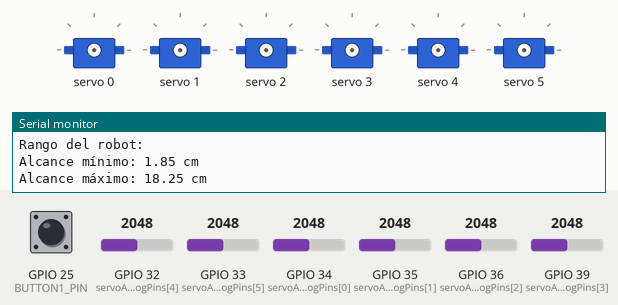
A sketch run on a simulated ESP32. On the bench: 6 × servo, the last lines printed to the serial monitor. Inputs (shaded band) come from the test bench; at power-on: GPIO 25 (BUTTON1_PIN) HIGH, GPIO 35 (servoAnalogPins[1]) = 2048, GPIO 32 (servoAnalogPins[4]) = 2048, GPIO 33 (servoAnalogPins[5]) = 2048, GPIO 34 (servoAnalogPins[0]) = 2048, GPIO 36 (servoAnalogPins[2]) = 2048, GPIO 39 (servoAnalogPins[3]) = 2048.

Above: at 1.2 s.
1.3 s: GPIO 25 (BUTTON1_PIN) pulled LOW for 0.15 s
At 3.1 s:
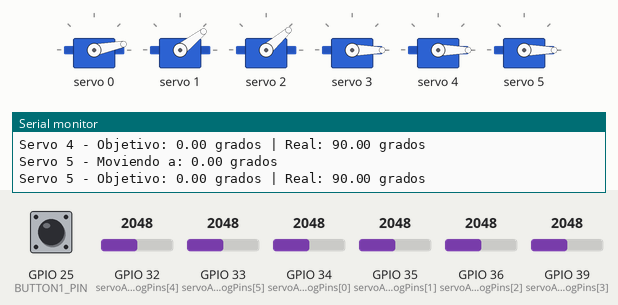
4.4 s: GPIO 35 (servoAnalogPins[1]) set to 76
7.2 s: GPIO 35 (servoAnalogPins[1]) set to 62
8.7 s: GPIO 25 (BUTTON1_PIN) pulled LOW for 1 s
At 14.1 s:
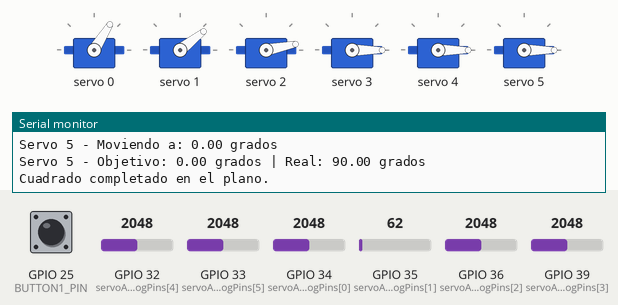
14.5 s: GPIO 25 (BUTTON1_PIN) pulled LOW for 3.2 s
At 17.6 s:
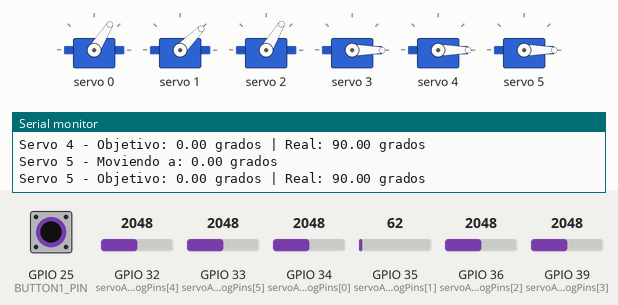
Timing chart, 0 to 20.4 s (numbered marks = the images above; inputs shaded):
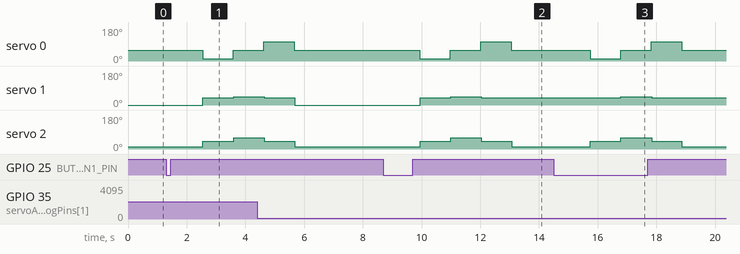

Measured:
- after the input at 1.3 s, servo 0: 58° → 11° after 1.2 s, → 58° 1.0 s later; servo 1: 0° → 38° after 1.3 s, → 45° 1.0 s later; servo 2: 11° → 41° after 1.3 s, → 59° 1.0 s later
- after the input at 7.2 s, every drawn part: stays the same
- after the input at 8.7 s, servo 0: 58° → 11° after 1.2 s, → 58° 1.0 s later, → 103° 1.0 s later, → 58° 1.0 s later; servo 1: 0° → 38° after 1.2 s, → 45° 1.0 s later, → 38° 1.0 s later; servo 2: 11° → 41° after 1.2 s, → 59° 1.0 s later, → 41° 1.0 s later, → 11° 1.0 s later
- after the input at 14.5 s, servo 0: 58° → 11° after 1.2 s, → 58° 1.0 s later, → 103° 1.0 s later, → 58° 1.0 s later; servo 1: 38° → 45° after 2.3 s, → 38° 1.0 s later; servo 2: 11° → 41° after 1.2 s, → 59° 1.0 s later, → 41° 1.0 s later, → 11° 1.0 s later

The sketch:

Cinematica_inversa.ino
```cpp
#include <Wire.h>
#include <Adafruit_PWMServoDriver.h>

// Configuración del PCA9685
Adafruit_PWMServoDriver pwm = Adafruit_PWMServoDriver();
#define SERVO_MIN 102 // Valor PWM para 0 grados
#define SERVO_MAX 512 // Valor PWM para 140 grados

// Pines
#define NUM_SERVOS 6
int servoAnalogPins[NUM_SERVOS] = {34, 35, 36, 39, 32, 33}; // Pines analógicos para retroalimentación
#define BUTTON1_PIN 25 // Botón para calcular cinemática inversa

// Pines I2C de la ESP32 WROOM 38 pines
#define SDA_PIN 21
#define SCL_PIN 22

// Longitudes de los eslabones del robot (cm)
#define L1 3.2
#define L2 2.1
#define L3 10.05
#define L4 8.2
#define L5 4.3

void setup() {
  Serial.begin(115200);

  // Inicializar comunicación I2C en pines específicos
  Wire.begin(SDA_PIN, SCL_PIN);

  pwm.begin();
  pwm.setPWMFreq(50); // Frecuencia de los servos (50 Hz)

  for (int i = 0; i < NUM_SERVOS; i++) {
    pinMode(servoAnalogPins[i], INPUT);
  }

  pinMode(BUTTON1_PIN, INPUT_PULLUP);

  Serial.println("Sistema listo. Pulsa el botón para que el robot dibuje un cuadrado en el plano X-Z.");
  Serial.println("Rango del robot:");
  Serial.print("Alcance mínimo: ");
  Serial.print(fabs(L3 - L4));
  Serial.println(" cm");
  Serial.print("Alcance máximo: ");
  Serial.print(L3 + L4);
  Serial.println(" cm");
}

void loop() {
  // Verificar si se presiona el botón para iniciar el cálculo
  if (digitalRead(BUTTON1_PIN) == LOW) {
    delay(200); // Antirrebote

    // Coordenadas para dibujar un cuadrado en el plano X-Z
    float points[5][3] = {
        {1, 1, 1},  // Punto inicial
        {5, 1, 1},  // Punto 1 del cuadrado
        {5, 5, 1},  // Punto 2 del cuadrado
        {1, 5, 1},  // Punto 3 del cuadrado
        {1, 1, 1}   // Regreso al punto inicial
    };

    // Dibujar los movimientos
    for (int i = 0; i < 5; i++) {
      float targetX = points[i][0];
      float targetY = points[i][1];
      float targetZ = points[i][2];

      // Calcular cinemática inversa
      float jointAngles[NUM_SERVOS];
      if (calcularCinematicaInversa(targetX, targetY, targetZ, jointAngles)) {
        // Mover los servos a los ángulos calculados
        for (int j = 0; j < NUM_SERVOS; j++) {
          compareAndMoveServo(j, jointAngles[j]);
        }
        delay(1000); // Esperar entre movimientos
      } else {
        Serial.println("Posición fuera del alcance del robot.");
        break;
      }
    }

    Serial.println("Cuadrado completado en el plano.");
  }
}

// Función para calcular la cinemática inversa
bool calcularCinematicaInversa(float px, float py, float pz, float *jointAngles) {
  // Calcular q1 (rotación base)
  jointAngles[0] = atan2(py, px) * 180.0 / M_PI;

  // Distancia en el plano XY
  float d_xy = sqrt(px * px + py * py);

  // Altura relativa desde el eslabón 1
  float h = pz - L1;

  // Distancia efectiva desde la base al efector final
  float d_eff = sqrt(d_xy * d_xy + h * h);

  // Verificar si está dentro del alcance
  if (d_eff > (L3 + L4) || d_eff < fabs(L3 - L4)) {
    return false; // Fuera del alcance físico
  }

  // Calcular q3 usando ley de cosenos
  float cos_q3 = (L3 * L3 + L4 * L4 - d_eff * d_eff) / (2 * L3 * L4);
  jointAngles[2] = acos(cos_q3) * 180.0 / M_PI;

  // Calcular ángulo q2
  float theta = atan2(h, d_xy);
  float cos_phi = (L3 * L3 + d_eff * d_eff - L4 * L4) / (2 * L3 * d_eff);
  float phi = acos(cos_phi);
  jointAngles[1] = (theta + phi) * 180.0 / M_PI;

  // Calcular q4, q5, q6 (simplificado)
  jointAngles[3] = 0; // Ajuste del codo (placeholder)
  jointAngles[4] = 0; // Ajuste de la muñeca (placeholder)
  jointAngles[5] = 0; // Orientación fija inicial (placeholder)

  // Restringir ángulos a 0-140 grados
  for (int i = 0; i < NUM_SERVOS; i++) {
    if (jointAngles[i] < 0) jointAngles[i] = 0;
    if (jointAngles[i] > 140) jointAngles[i] = 140;
  }

  return true;
}

// Función para comparar y mover el servo a un ángulo específico
void compareAndMoveServo(int servoIndex, float targetAngle) {
  int analogValue = analogRead(servoAnalogPins[servoIndex]);
  float currentAngle = map(analogValue, 0, 4095, 0, 180);

  if (currentAngle > 140) {
    currentAngle = 140;
  }

  if (abs(currentAngle - targetAngle) > 2) { // Movimiento solo si hay diferencia significativa
    moveServoToAngle(servoIndex, targetAngle);
    // Leer y mostrar la posición real al llegar al objetivo
    analogValue = analogRead(servoAnalogPins[servoIndex]); // Leer posición real nuevamente
    currentAngle = map(analogValue, 0, 4095, 0, 180);
    Serial.print("Servo ");
    Serial.print(servoIndex);
    Serial.print(" - Objetivo: ");
    Serial.print(targetAngle);
    Serial.print(" grados | Real: ");
    Serial.print(currentAngle);
    Serial.println(" grados");
  } else {
    Serial.print("Servo ");
    Serial.print(servoIndex);
    Serial.println(" ya está en la posición deseada.");
  }
}

// Función para mover el servo a un ángulo específico
void moveServoToAngle(int servoIndex, float angle) {
  if (angle >= 0 && angle <= 140) {
    int pwmValue = map(angle, 0, 140, SERVO_MIN, SERVO_MAX);
    pwm.setPWM(servoIndex, 0, pwmValue); // Canal correspondiente al servo
    Serial.print("Servo ");
    Serial.print(servoIndex);
    Serial.print(" - Moviendo a: ");
    Serial.print(angle);
    Serial.println(" grados");
  } else {
    Serial.print("Servo ");
    Serial.print(servoIndex);
    Serial.println(" - Ángulo fuera de rango.");
  }
}
```
